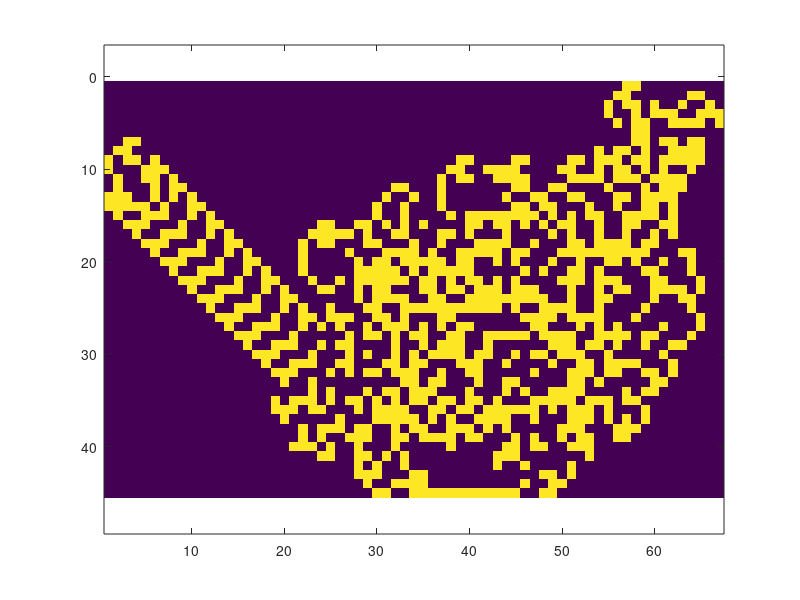

The MATLAB source for this figure:
mapSize = 200;
centerPosition = round(mapSize/2);
% [xCoordinates,yCoordinates] = meshgrid(0:mapSize-1,0:mapSize-1);
map = false(mapSize);
position = [centerPosition centerPosition];
direction = [1 0];
rotateLeft = @(x) [-x(2) x(1)];
rotateRight = @(x) [x(2) -x(1)];

for i = 1:11000
    if map(position(1),position(2))
        direction = rotateRight(direction);
    else
        direction = rotateLeft(direction);
    end
    map(position(1),position(2)) = ~map(position(1),position(2));
    position = position + direction;
end

% xBlackCoordinates = xCoordinates(map);
% yBlackCoordinates = yCoordinates(map);

map = map(find(any(map'),1):find(any(map'),1,'last'),...
    find(any(map),1):find(any(map),1,'last'));
image(map,'CDataMapping','Scaled');

% for ii = 1:length(xBlackCoordinates(:))
%     x = xBlackCoordinates(ii) + [0 1 1 0];
%     y = yBlackCoordinates(ii) + [0 0 1 1];
%     patch(x,y,'k','facealpha',1);
% end

axis equal